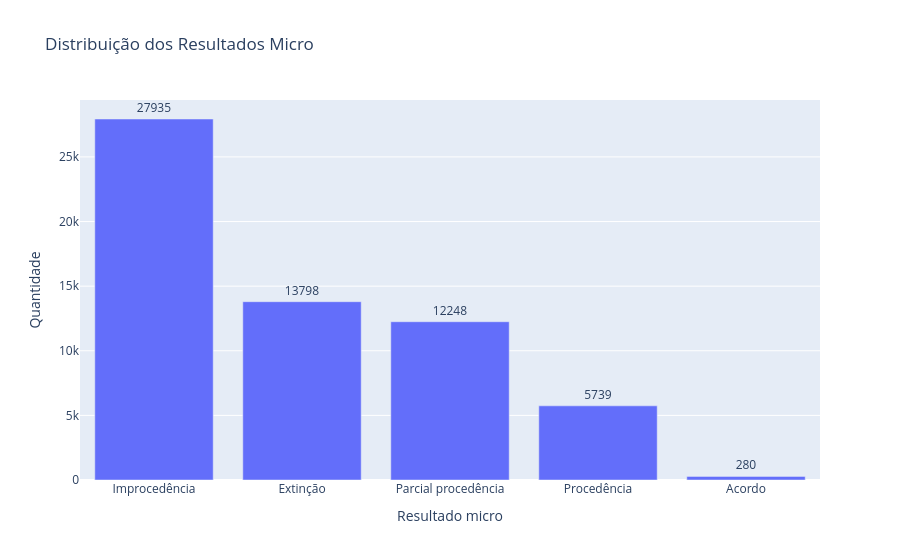

The notebook cell saved with this chart:
### Code cell
fig = px.bar(
    distribuicao_micro,
    x="Resultado micro",
    y="Quantidade",
    text="Quantidade",
    title="Distribuição dos Resultados Micro"
)

fig.update_traces(
    textposition="outside"
)

fig.show()

### Figure 1 — Plotly figure (JSON) as saved in the notebook; plotly's stock layout.template omitted (floating-point values rounded to 4 significant figures)
{"data": [{"hovertemplate": "Resultado micro=%{x}<br>Quantidade=%{text}<extra></extra>", "legendgroup": "", "marker": {"color": "#636efa", "pattern": {"shape": ""}}, "name": "", "orientation": "v", "showlegend": false, "text": [27940.0, 13800.0, 12250.0, 5739.0, 280.0], "textposition": "outside", "type": "bar", "x": ["Improcedência", "Extinção", "Parcial procedência", "Procedência", "Acordo"], "xaxis": "x", "y": [27935, 13798, 12248, 5739, 280], "yaxis": "y"}], "layout": {"barmode": "relative", "legend": {"tracegroupgap": 0}, "title": {"text": "Distribuição dos Resultados Micro"}, "xaxis": {"anchor": "y", "domain": [0, 1], "title": {"text": "Resultado micro"}}, "yaxis": {"anchor": "x", "domain": [0, 1], "title": {"text": "Quantidade"}}}}
